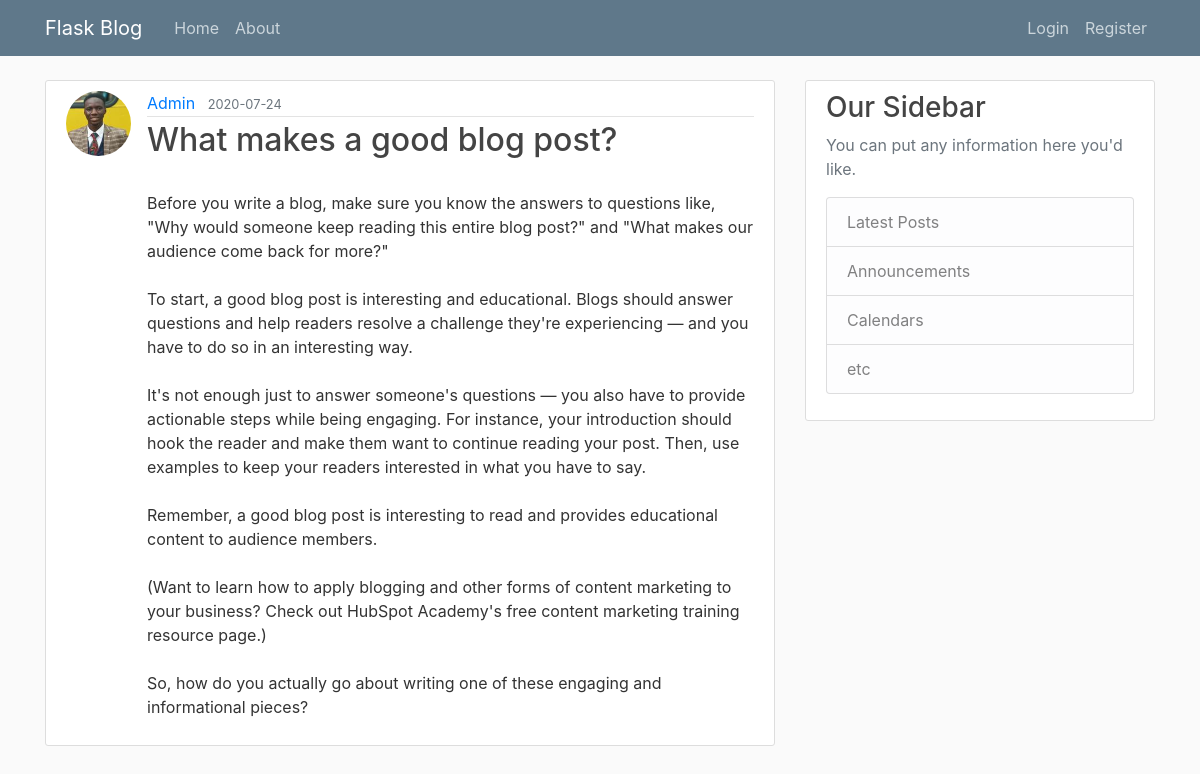
The page /post/14 on the database its author committed.
### flaskblog/models.py (models this page shows, shortened)
class User(db.Model, UserMixin):
    id = db.Column(db.Integer, primary_key = True)
    username = db.Column(db.String(20), unique = True, nullable = False)
    email = db.Column(db.String(120), unique = True, nullable = False)
    image_file = db.Column(db.String(20), nullable = False, default = 'default.jpg')
    password = db.Column(db.String(60),  nullable = False)
    posts = db.relationship('Post', backref='author', lazy = True)

class Post(db.Model):
    id = db.Column(db.Integer, primary_key = True)
    title = db.Column(db.String(100), nullable=False)
    date_posted = db.Column(db.DateTime, nullable=False, default=datetime.utcnow)
    content = db.Column(db.Text, nullable = False)
    user_id = db.Column(db.Integer, db.ForeignKey('user.id'), nullable=False)

### flaskblog/posts/routes.py (the view)
@posts.route("/post/<int:post_id>")
def post(post_id):
    post = Post.query.get_or_404(post_id)
    return render_template('post.html', title=post.title, post=post )

### flaskblog/templates/post.html (shortened to what this page needs)
{% extends 'layout.html' %}
{% block content %}
        <article class="media content-section">
            <img class="rounded-circle article-img" src="{{ url_for('static', filename='profile_pics/' + post.author.image_file ) }}">
            <div class="media-body">
                <div class="article-metadata">
                    <a class="mr-2" href="{{url_for('users.user_posts', username=post.author.username)}}">
                        {{ post.author.username }}
                    </a>
                    <small class="text-muted">
                        {{ post.date_posted.strftime('%Y-%m-%d')}}
                    </small>
                </div>
                <h2 class="article-title">
                        {{ post.title }}
                </h2>
                <p class="article-content">
                    {{ post.content }}
                </p>
            </div>
        </article>
{% endblock content %}

### flaskblog/static/css/main.css (style rules this page uses)
body { background: #fafafa; color: #333333; margin-top: 5rem; }
h1, h2, h3, h4, h5, h6 { color: #444444; }
.content-section { background: #ffffff; padding: 10px 20px; border: 1px solid #dddddd; border-radius: 3px; margin-bottom: 20px; }
.article-title { color: #444444; }
.article-content { white-space: pre-line; }
.article-img { height: 65px; width: 65px; margin-right: 16px; }
.article-metadata { padding-bottom: 1px; margin-bottom: 4px; border-bottom: 1px solid #e3e3e3 }

### rows shown on the page
User: image_file (picture), author.username "Admin"
Post: date_posted "2020-07-24", title "What makes a good blog post?", content "Before you write a blog, make sure you know the answers to questions like, \"Why would someone keep reading this entire blog post?\" and \"What makes our audience come back for more?\" To start, a good blog post is interesting and educational. Blogs should answer questions and help readers resolve a challenge they're experiencing — and you have to do so in an interesting way. It's not enough just to answer someone's questions — you also have to provide actionable steps while being engaging. For instance, your introduction should hook the reader and make them want to continue reading your post. Then, use examples to keep your readers interested in what you have to say. Remember, a good blog post…"
